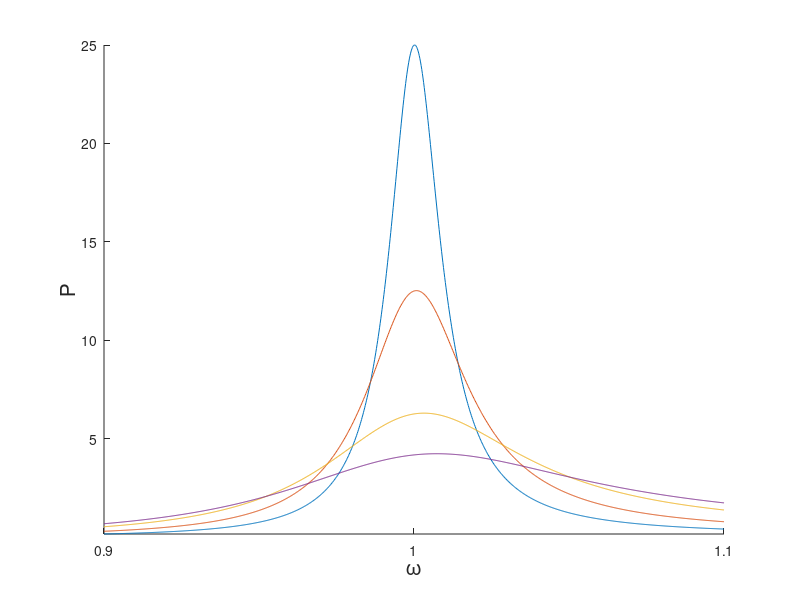

This figure's MATLAB source: (Note: this script raises an error after producing the figure.)
w2 = 1;
zeta = [0.01, 0.02, 0.04, 0.06];
legendZeta = cell(1, length(zeta));
for k = 1:length(zeta)
    z = zeta(k);
    legendZeta{k} = ['\zeta_2 = ', num2str(100*z), '%'];
end


w = linspace(0.9, 1.1, 1000);



fig = figure;
ax = axes(fig);
hold(ax, 'on');






for z = zeta
    H = @(p) p.^2 .* (2*z*w2*p + w2^2) ./ (p.^2 + 2*z*w2*p + w2^2);
    
    P = @(w) 1/2 * real(-1i*w .* H(1i*w));
    
    plot(ax, w, P(w));
    
    xlabel(ax, '\omega', 'FontSize', 15);
    ylabel(ax, 'P', 'FontSize', 15);
end

axis(ax, 'tight');

set(ax,'xtick',[0.9*w2, w2, 1.1*w2]);
set(ax,'xticklabels',{'0.9\times\omega_2', '\omega_2', '1.1\times\omega_2'});
set(ax,'ytick',[]);

legend(ax, legendZeta, 'Location', 'northwest', 'FontSize', 13);
legend(ax, 'boxoff')
